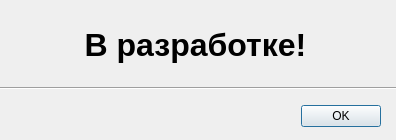
<?xml version="1.0" encoding="UTF-8"?>
<ui version="4.0">
 <class>InDevelopment</class>
 <widget class="QDialog" name="InDevelopment">
  <property name="geometry">
   <rect>
    <x>0</x>
    <y>0</y>
    <width>396</width>
    <height>140</height>
   </rect>
  </property>
  <property name="minimumSize">
   <size>
    <width>396</width>
    <height>140</height>
   </size>
  </property>
  <property name="maximumSize">
   <size>
    <width>396</width>
    <height>140</height>
   </size>
  </property>
  <property name="windowTitle">
   <string>Dialog</string>
  </property>
  <widget class="QDialogButtonBox" name="buttonBox">
   <property name="geometry">
    <rect>
     <x>40</x>
     <y>100</y>
     <width>341</width>
     <height>32</height>
    </rect>
   </property>
   <property name="orientation">
    <enum>Qt::Horizontal</enum>
   </property>
   <property name="standardButtons">
    <set>QDialogButtonBox::Ok</set>
   </property>
  </widget>
  <widget class="QLabel" name="label">
   <property name="geometry">
    <rect>
     <x>30</x>
     <y>10</y>
     <width>331</width>
     <height>71</height>
    </rect>
   </property>
   <property name="text">
    <string>&lt;html&gt;&lt;head/&gt;&lt;body&gt;&lt;p align=&quot;center&quot;&gt;&lt;span style=&quot; font-size:24pt; font-weight:600;&quot;&gt;В разработке!&lt;/span&gt;&lt;/p&gt;&lt;/body&gt;&lt;/html&gt;</string>
   </property>
  </widget>
  <widget class="Line" name="line">
   <property name="geometry">
    <rect>
     <x>0</x>
     <y>80</y>
     <width>401</width>
     <height>16</height>
    </rect>
   </property>
   <property name="orientation">
    <enum>Qt::Horizontal</enum>
   </property>
  </widget>
 </widget>
 <resources/>
 <connections>
  <connection>
   <sender>buttonBox</sender>
   <signal>accepted()</signal>
   <receiver>InDevelopment</receiver>
   <slot>close()</slot>
   <hints>
    <hint type="sourcelabel">
     <x>210</x>
     <y>115</y>
    </hint>
    <hint type="destinationlabel">
     <x>197</x>
     <y>69</y>
    </hint>
   </hints>
  </connection>
 </connections>
</ui>
